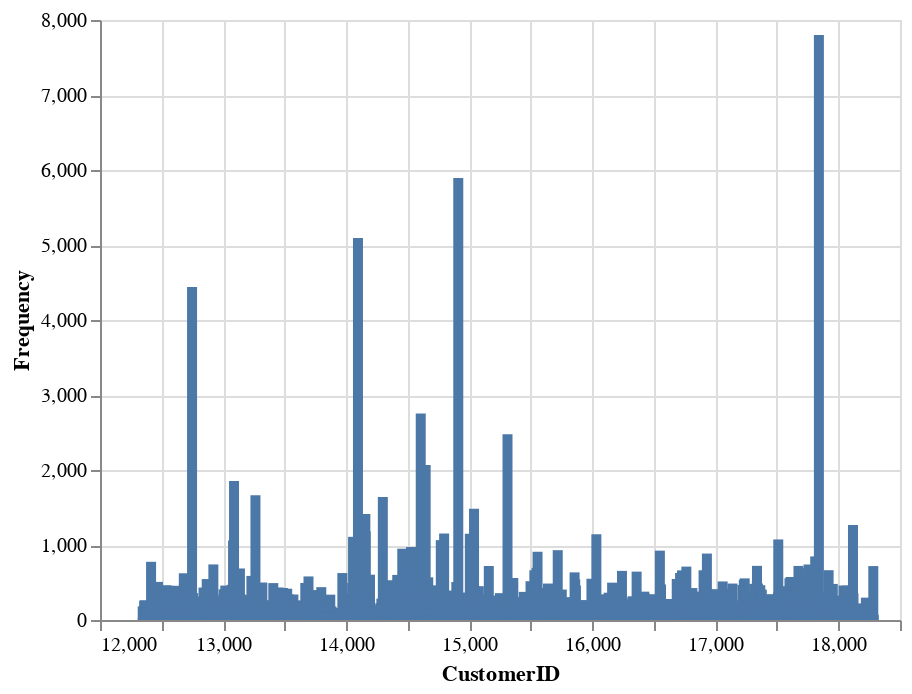

The notebook cell saved with this chart:
### Code cell
# Häufigkeit der Werte in CustomerID
x = df['CustomerID']

df_customer = pd.value_counts(x)

df_customer = df_customer.reset_index()
df_customer.columns = ["CustomerID", "Frequency"]

# Barplot erstellen
barplot = alt.Chart(df_customer).mark_bar().encode(
x="CustomerID",
y="Frequency"
)

barplot

### Figure 1 — Vega-Lite specification as saved in the notebook (floating-point values rounded to 4 significant figures; data arrays with more than 128 entries replaced by an {"elided": "..."} marker saying what was removed)
{"config": {"view": {"continuousWidth": 400, "continuousHeight": 300}}, "data": {"name": "data-f87d2ae19bfa84388597df9ebe375602"}, "mark": "bar", "encoding": {"x": {"field": "CustomerID", "type": "quantitative"}, "y": {"field": "Frequency", "type": "quantitative"}}, "$schema": "https://vega.github.io/schema/vega-lite/v4.17.0.json", "datasets": {"data-f87d2ae19bfa84388597df9ebe375602": {"elided": "4361 records"}}}
